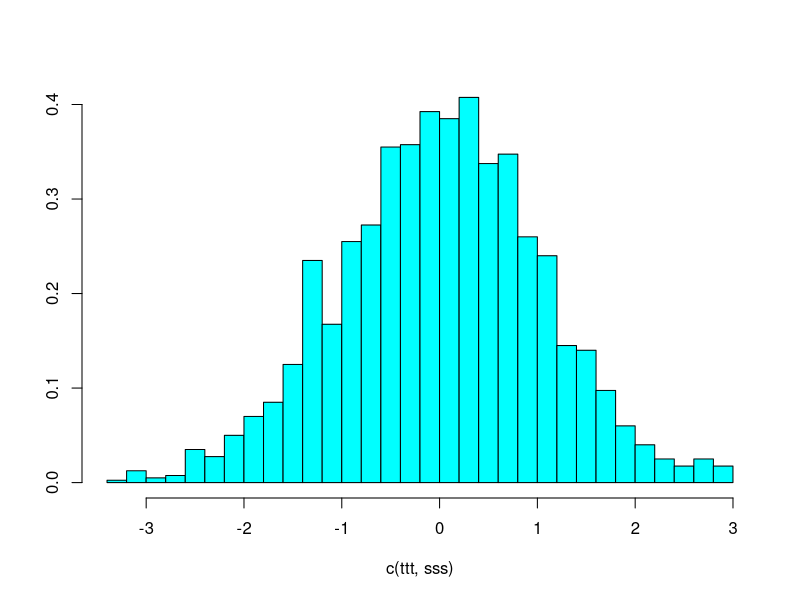
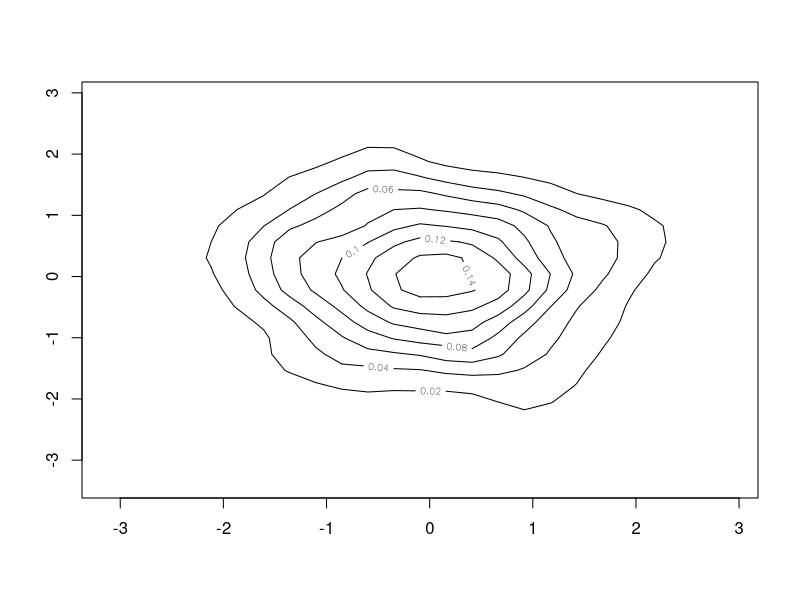
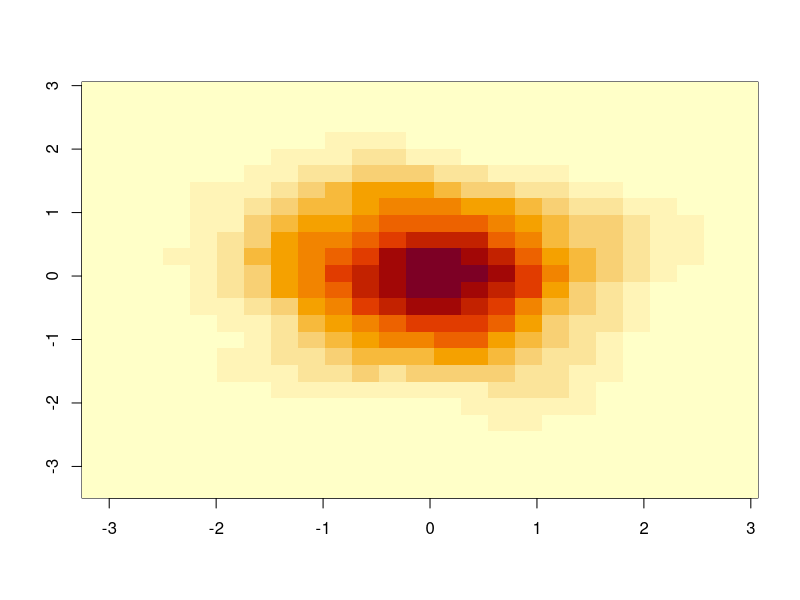
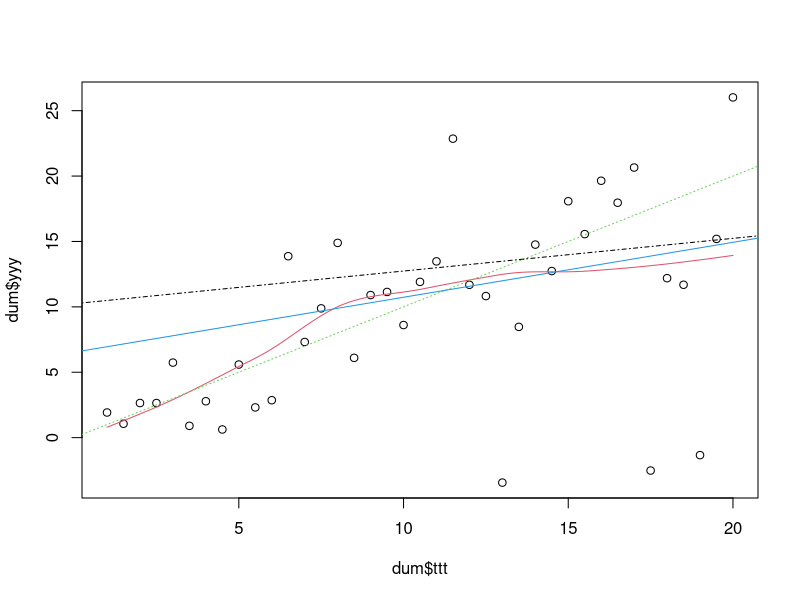
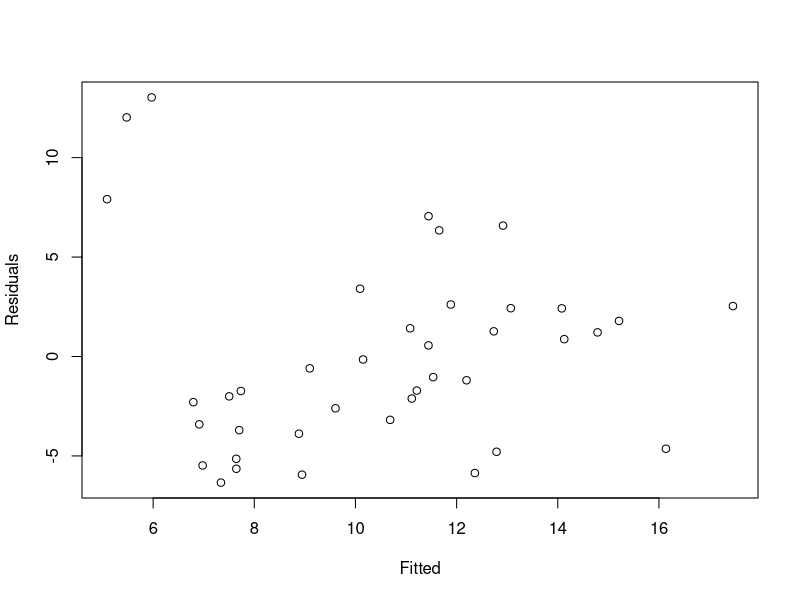
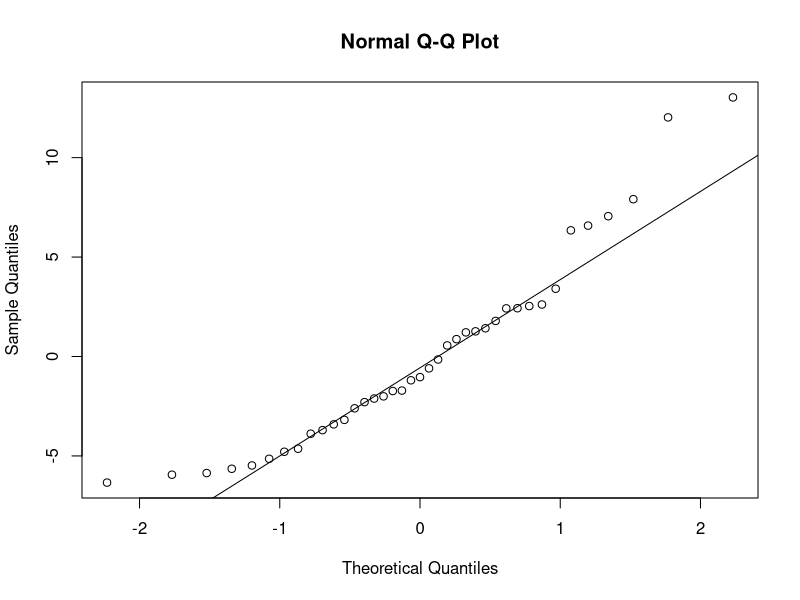
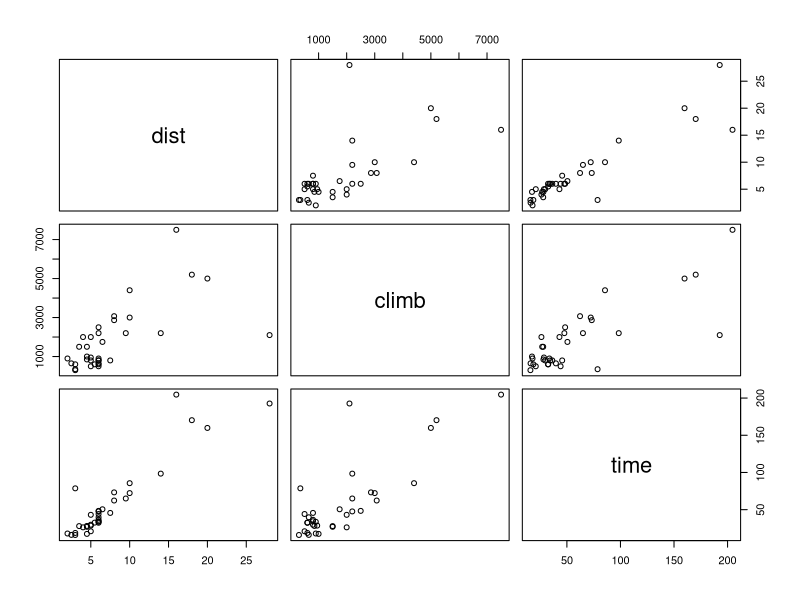
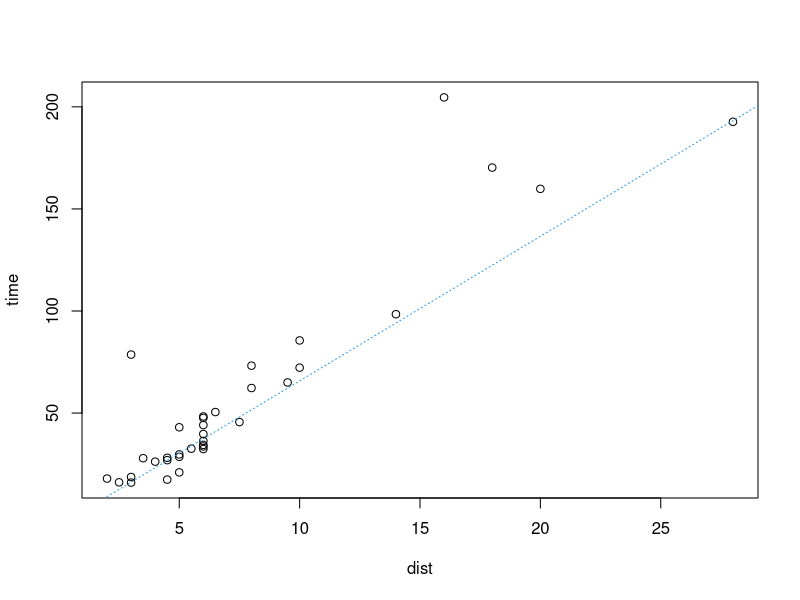

Recreate these plots in R, in order.
install.packages('MASS')
library(MASS)

## Chapter 1 ############################################################################################
rm(list=ls())

#
ttt = rnorm(1000)
sss = rnorm(1000)

truehist( c(ttt,sss) , nbins=25)
contour( ddd <- kde2d(ttt,sss))
image(ddd)

#
ttt = seq(1,20,0.5)
www = 1+ttt/2
yyy = ttt+www*rnorm(ttt)

dum = data.frame( ttt , www , yyy)
rm( ttt , www , yyy )

fm = lm( ttt ~ yyy , data=dum)
summary(fm)

fm1 = lm( ttt ~ yyy , data=dum , weight = www)
summary(fm1)

lrf = loess( yyy ~ ttt , dum )

plot( dum$ttt , dum$yyy )
lines( spline( dum$ttt , fitted(lrf)) , col=2)
abline(0,1,lty=3,col=3)
abline(fm,col=4)
abline(fm1,col5,lty=4)

plot( fitted(fm) , resid(fm) , xlab='Fitted' , ylab='Residuals' )

qqnorm(resid(fm))
qqline(resid(fm))

#
attach(hills)
hills
pairs(hills)
plot(dist,time)
identify(dist,time,row.names(hills))
abline(lqs(time~dist),lty=3,col=4)
detach()

